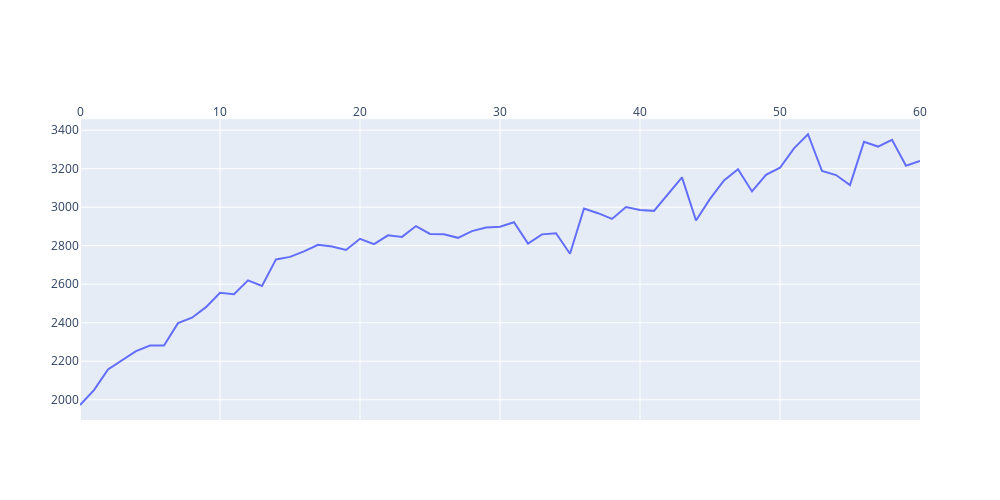

Source (notebook cell):
### Code cell
fig=make_subplots(
        specs=[[{"secondary_y": True}]])   

fig.update_layout(xaxis2= {'anchor': 'y', 'overlaying': 'x', 'side': 'top'},
                  yaxis_domain=[0, 0.94]);

fig.add_trace(
    go.Scatter(x=jjps01_22_lt['lead_time'], y=jjps01_22_lt['jjps_hour_price'], name="pay/hour on leat_time"),
    secondary_y=False
)

# fig.add_trace(
#     go.Scatter(x=cost_hour['date'], y=cost_hour['visitor_7ma'], name="visitor"),
#     secondary_y=True
# )

fig.data[0].update(xaxis='x2')
fig.update_layout(width=1000, height=500)


fig.show()

# fig.show()
plot(fig, filename='2022_hourly_pay_lead_time.html')

### Figure 1 — Plotly figure (JSON) as saved in the notebook; plotly's stock layout.template omitted (floating-point values rounded to 4 significant figures)
{"data": [{"name": "pay/hour on leat_time", "type": "scatter", "x": [0, 1, 2, 3, 4, 5, 6, 7, 8, 9, 10, 11, 12, 13, 14, 15, 16, 17, 18, 19, 20, 21, 22, 23, 24, 25, 26, 27, 28, 29, 30, 31, 32, 33, 34, 35, 36, 37, 38, 39, 40, 41, 42, 43, 44, 45, 46, 47, 48, 49, 50, 51, 52, 53, 54, 55, 56, 57, 58, 59, 60], "xaxis": "x2", "y": [1973, 2050, 2157, 2206, 2253, 2282, 2282, 2398, 2426, 2481, 2556, 2548, 2620, 2591, 2729, 2742, 2771, 2805, 2796, 2778, 2836, 2808, 2854, 2846, 2902, 2861, 2859, 2841, 2876, 2895, 2899, 2922, 2811, 2859, 2865, 2758, 2993, 2969, 2939, 3001, 2986, 2981, 3069, 3155, 2931, 3043, 3139, 3197, 3082, 3168, 3205, 3306, 3379, 3188, 3167, 3115, 3340, 3315, 3350, 3215, 3240], "yaxis": "y"}], "layout": {"height": 500, "width": 1000, "xaxis": {"anchor": "y", "domain": [0, 0.94]}, "xaxis2": {"anchor": "y", "autorange": true, "overlaying": "x", "range": [0, 60], "side": "top", "type": "linear"}, "yaxis": {"anchor": "x", "autorange": true, "domain": [0, 0.94], "range": [1895.0, 3457.0], "type": "linear"}, "yaxis2": {"anchor": "x", "overlaying": "y", "side": "right"}}}
